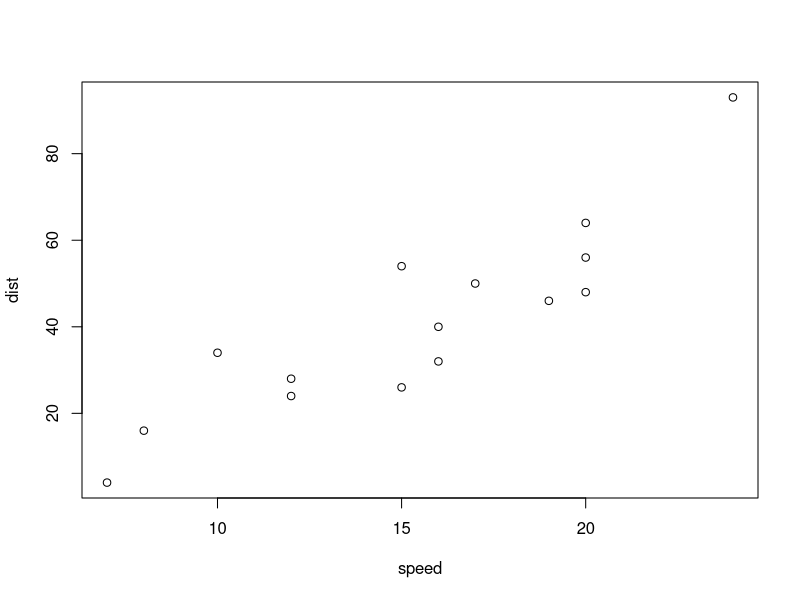

This chart was generated by the following R code: (Note: this script raises an error after producing the figure.)
## ---- chunk 1
library(knitr, quietly = TRUE)
opts_chunk$set(size = "small",
               comment = "#",
               tidy = FALSE
               )
## ---- chunk 2
## Dessa forma, temos 3 x 4 = 12 UEs. Associamos os valores de 1 a 12
## para cada UE, e sorteamos os níveis dos fatores para cada uma
nf <- 3
r <- 4
n <- nf * r
fator <- rep(c("A", "B", "C"), each = r)
set.seed(123)
(DIC <- data.frame(UE = 1:n, Fator = sample(fator)))
## Croqui do experimento
matrix(DIC$Fator, ncol = nf, dimnames = list(1:r, 1:nf))
## ---- chunk 3
## Nesse caso, temos 6 x 4 = 24 UEs. Associamos os valores de 1 a 24
## para cada UE, e alocamos cada 6 UEs em cada um dos 4 blocos. Os
## níveis dos fatores devem ser sorteados dentro de cada bloco
nf <- 6
b <- 4
n <- nf * b
fator <- rep(LETTERS[1:6], each = b)
blocos <- rep(c("I", "II", "III", "IV"), each = nf)
set.seed(123)
(DBC <- data.frame(UE = 1:n, Blocos = blocos, Fator = sample(fator)))
## Está certo o que foi feito até aqui?
set.seed(123)
(DBC <- data.frame(UE = 1:n, Blocos = blocos,
                   Fator = as.vector(
                       replicate(b, sample(unique(fator)))
                   )))
## Croqui do experimento
matrix(DBC$Fator, ncol = b, dimnames = list(1:nf, paste("Bloco", 1:b)))
## ---- chunk 4
## Nesse caso temos 2 níveis A x 2 níveis B  = 4 possibilidades de
## combinação. Criamos os níveis dos fatores e fazemos todas as
## combinações possíveis. Depois aleatorizamos as combinações para cada
## UE.
a <- 2
b <- 2
r <- 1 # sem repetição
n <- a * b * r
fatores <- expand.grid(A = c("A1", "A2"),
                       B = c("B1", "B2"))
fatores$AB <- paste(fatores$A, fatores$B, sep = ":")
fatores
set.seed(123)
(DICf <- data.frame(UE = 1:n, Fatores = sample(fatores$AB)))
table(DICf$Fatores)
## Croqui para este experimento
matrix(DICf$Fatores, ncol = a*b,
       dimnames = list(1:r, 1:(a*b)))
## ---- chunk 5
a <- 2
b <- 2
r <- 4
n <- a * b * r
fatores <- expand.grid(A = rep(c("A1", "A2"), each = a),
                       B = rep(c("B1", "B2"), each = b))
fatores$AB <- paste(fatores$A, fatores$B, sep = ":")
fatores
set.seed(123)
(DICf <- data.frame(UE = 1:n, Fatores = sample(fatores$AB)))
table(DICf$Fatores)
## Croqui para este experimento
matrix(DICf$Fatores, ncol = a*b,
       dimnames = list(1:r, 1:(a*b)))
## ---- chunk 6
## Um exemplo com cars
set.seed(123)
(carros <- cars[sample(1:nrow(cars), size = 15), ])
plot(dist ~ speed, data = carros)
model.matrix(dist ~ speed, data = carros)
## Um fator com 3 níveis e 4 repetições
fator <- rep(c("A", "B", "C"), each = 4)
model.matrix(~fator)
## ---- chunk 7
## Fator com 3 níveis e 4 repetições
fator <- factor(rep(c("A", "B", "C"), each = 4))
## Cria a matriz do modelo sem nenhuma restrição
X <- matrix(0, nrow = 12, ncol = 3)
X[cbind(seq_along(fator), fator)] <- 1
(X <- cbind(1, X))
## X'
Xt <- t(X)
## X'X
(Xt %*% X)
## (X'X)^-1
solve(Xt %*% X)
## Impondo uma restrição: remove a coluna do primeiro nível -
## equivalente a zerar o primeiro nível do fator
(X <- X[, -2])
## X'
Xt <- t(X)
## X'X
Xt %*% X
## (X'X)^-1
solve(Xt %*% X)
MASS::fractions(solve(Xt %*% X))
